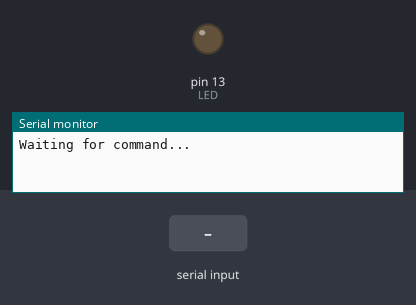
Recording of a sketch running on a simulated Arduino Uno, built with avr-gcc and run on an emulated ATmega328P. Parts: output pins drawn as LEDs (lit = HIGH), the last lines printed to the serial monitor. The test bench sets the inputs (shaded band).

Above: at 1.2 s.
1.3 s: "a" received over the second serial link
At 1.7 s:
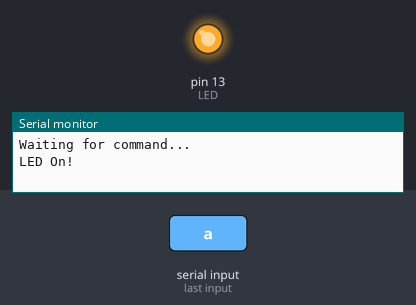
2.8 s: "b" received over the second serial link
At 3.3 s:
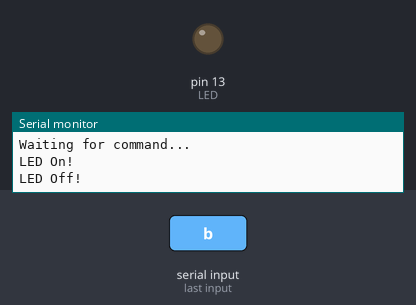
Timing chart, 0 to 5.8 s (numbered marks = the images above; inputs shaded):
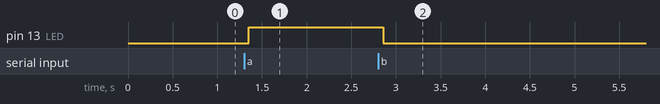

Measured:
- after the input at 1.3 s, pin 13 (LED): LOW → HIGH after 0.05 s
- after the input at 2.8 s, pin 13 (LED): HIGH → LOW after 0.06 s

The sketch:

sketch_jan26a.ino
```cpp
#include <SoftwareSerial.h>
SoftwareSerial Bluetooth(10, 9); // RX, TX
int LED = LED_BUILTIN; // the on-board LED
int Data; // the data received

void setup() {
  Bluetooth.begin(9600);
  Serial.begin(9600);
  Serial.println("Waiting for command...");
  Bluetooth.println("Send 1 to turn on the LED. Send 0 to turn Off");
  pinMode(LED,OUTPUT);

}

void loop() {
  if (Bluetooth.available()){ //wait for data received
    Data=Bluetooth.read();
    if(Data=='a'){
      digitalWrite(LED,HIGH);
      Serial.println("LED On!");
      Bluetooth.println("LED On!");
    }
    else if(Data=='b'){
       digitalWrite(LED,LOW);
       Serial.println("LED Off!");
       Bluetooth.println("LED Off ! ");
    }
    else{;}
  }
delay(100);
}
```
